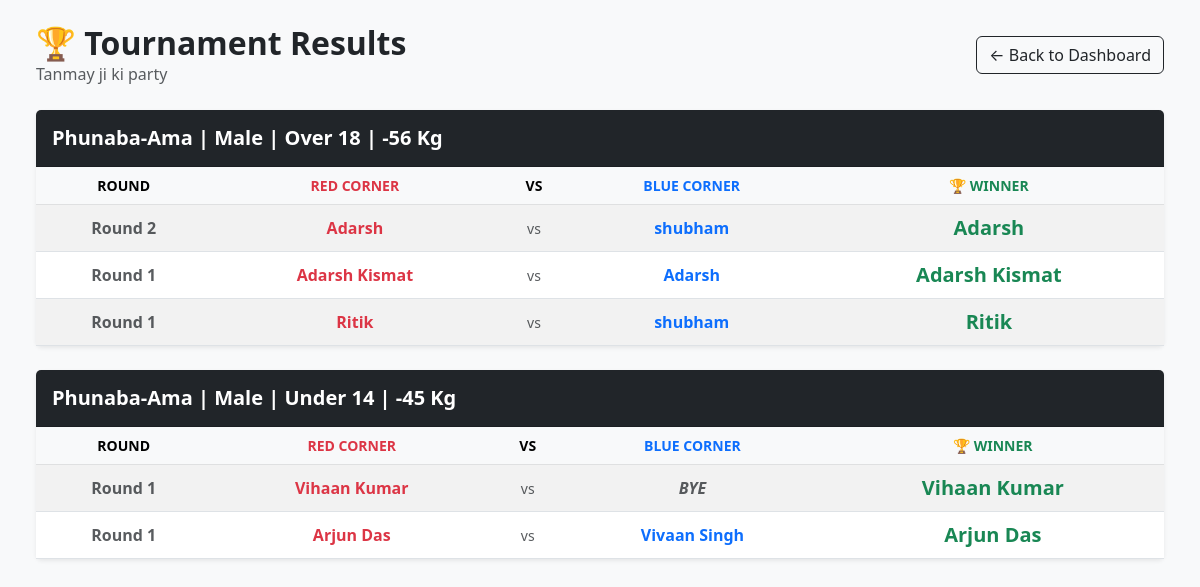
/tournaments/1/results/, run on an earlier commit of the app's database.
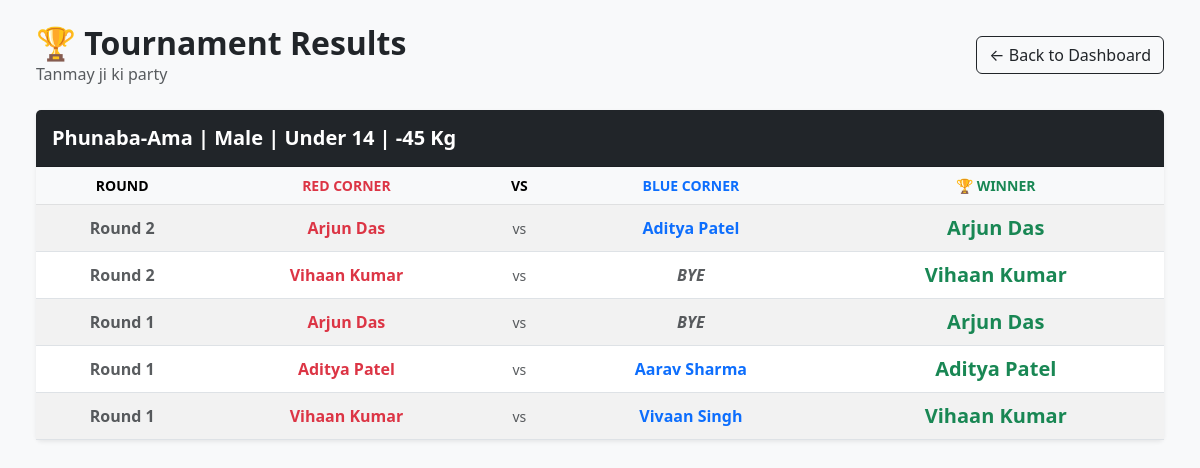
And on a later commit of the database.
### thangta/models.py (models this page shows, shortened)
class Match(models.Model):
    tournament = models.ForeignKey(Tournament, on_delete=models.CASCADE)
    event_type = models.CharField(max_length=50)
    age_category = models.CharField(max_length=3)
    weight_category = models.CharField(max_length=4)
    gender = models.CharField(max_length=10)
    is_active = models.BooleanField(default=False)
    is_completed = models.BooleanField(default=False)
    round_number = models.IntegerField(default=1)
    current_round = models.IntegerField(default=1) # Tracks Round 1, Round 2, or 3 (Tie Breaker)
    current_sub_round = models.IntegerField(default=1)
    match_sequence = models.IntegerField(help_text="Order of the match in this round")
    current_sub_round = models.IntegerField(default=1)
    active_scorers = models.ManyToManyField(CustomUser, blank=True, related_name='scoring_matches')
    ring_number = models.IntegerField(default=1)
    participant_red = models.ForeignKey(Participant, related_name='matches_as_red', on_delete=models.CASCADE)
    participant_blue = models.ForeignKey(Participant, related_name='matches_as_blue', on_delete=models.CASCADE, null=True, blank=True)
    winner = models.ForeignKey(Participant, related_name='matches_won', on_delete=models.SET_NULL, null=True, blank=True)
    round_1_red = models.IntegerField(default=0)
    round_1_blue = models.IntegerField(default=0)
    round_2_red = models.IntegerField(default=0)
    round_2_blue = models.IntegerField(default=0)
    round_3_red = models.IntegerField(default=0)
    round_3_blue = models.IntegerField(default=0)
    @property
    def age_display(self):
        age_map = {'U14': 'Under 14', 'U18': 'Under 18', 'O18': 'Over 18'}
        return age_map.get(self.age_category, self.age_category)
    @property
    def weight_display(self):
        if self.weight_category and "Kg" not in str(self.weight_category):
            return f"{self.weight_category} Kg"
        return self.weight_category
    @property
    def full_category_name(self):
        return f"{self.event_type} | {self.gender} | {self.age_display} | {self.weight_display}"

class Participant(models.Model):
    class GenderChoices(models.TextChoices):
        MALE = 'Male', 'Male'
        FEMALE = 'Female', 'Female'
    class EventTypeChoices(models.TextChoices):
        PHUNABA_AMA = 'Phunaba-Ama', 'Phunaba-Ama'
        PHUNABA_ANISHUBA = 'Phunaba-Anishuba', 'Phunaba-Anishuba'
    class AgeCategory(models.TextChoices):
        UNDER_14 = 'U14', 'Under 14'
        UNDER_18 = 'U18', 'Under 18'
        OVER_18 = 'O18', 'Over 18'
    class WeightCategory(models.TextChoices):
        MINUS_21 = '-21', '-21 Kg'
        MINUS_25 = '-25', '-25 Kg'
        MINUS_29 = '-29', '-29 Kg'
        MINUS_33 = '-33', '-33 Kg'
        MINUS_37 = '-37', '-37 Kg'
        MINUS_40 = '-40', '-40 Kg'
        MINUS_41 = '-41', '-41 Kg'
        MINUS_44 = '-44', '-44 Kg'
        MINUS_45 = '-45', '-45 Kg'
        MINUS_49 = '-49', '-49 Kg'
        MINUS_52 = '-52', '-52 Kg'
        MINUS_53 = '-53', '-53 Kg'
        MINUS_56 = '-56', '-56 Kg'
        MINUS_75 = '-75', '-75 Kg'
        PLUS_53 = '+53', '+53 Kg'
    tournament = models.ForeignKey(
        Tournament,
        on_delete=models.CASCADE,
        related_name='participants',
        null=True, blank=True
    )
    name = models.CharField(max_length=200, null=True, blank=True)
    actual_age = models.IntegerField(null=True, blank=True, help_text="Age in numbers")
    date_of_birth = models.DateField(null=True, blank=True) # Add this!
    age = models.IntegerField(default = 0)
    gender = models.CharField(max_length=10, choices=GenderChoices.choices, null=True, blank=True)
    contact = models.CharField(max_length=15, null=True, blank=True)
    district = models.CharField(max_length=100)
    district_code = models.CharField(max_length=20)
    event_type = models.CharField(max_length=50, choices=EventTypeChoices.choices, null=True, blank=True)
    age_category = models.CharField(
        max_length=3,
        choices=AgeCategory.choices,
        help_text="Select the participant's age group."
    )
    weight_category = models.CharField(
        max_length=4,
        choices=WeightCategory.choices,
        help_text="Select the participant's weight class."
    )

### thangta/views.py (the view)
# urls.py: path('tournaments/<int:tournament_id>/results/', tournament_results, name='tournament-results'),
def tournament_results(request, tournament_id):
    tournament = get_object_or_404(Tournament, id=tournament_id)
    completed_matches = Match.objects.filter(
        tournament=tournament,
        is_completed=True
    ).order_by('event_type', 'gender', 'age_category', 'weight_category', '-round_number')
    return render(request, 'tournament_results.html', {
        'tournament': tournament,
        'completed_matches': completed_matches
    })

### thangta/templates/tournament_results.html (shortened to what this page needs)
<!DOCTYPE html>
<html lang="en">
<head>
    <link href="https://cdn.jsdelivr.net/npm/bootstrap@5.3.0/dist/css/bootstrap.min.css" rel="stylesheet">
</head>
<body class="bg-light p-4">
<div class="container-fluid">
    <div class="d-flex justify-content-between align-items-center mb-4">
        <div>
            <h2 class="fw-bold m-0">🏆 Tournament Results</h2>
            <p class="text-muted m-0">{{ tournament.name }}</p>
        </div>
        <a href="{% url 'tournament-dashboard' %}" class="btn btn-outline-dark">← Back to Dashboard</a>
    </div>
    {% regroup completed_matches by full_category_name as category_list %}
    <div class="row">
        {% for category in category_list %}
        <div class="col-12 mb-4">
            <div class="card shadow-sm border-0">
                <div class="card-header bg-dark text-white py-3">
                    <h5 class="m-0 fw-bold">{{ category.grouper }}</h5>
                </div>
                <div class="card-body p-0 table-responsive">
                    <table class="table table-hover table-striped m-0 align-middle text-center">
                        <thead class="table-light">
                            <tr>
                                <th class="small">ROUND</th>
                                <th class="small text-danger">RED CORNER</th>
                                <th class="small">VS</th>
                                <th class="small text-primary">BLUE CORNER</th>
                                <th class="small text-success">🏆 WINNER</th>
                            </tr>
                        </thead>
                        <tbody>
                            {% for match in category.list %}
                            <tr>
                                <td class="fw-bold text-muted">Round {{ match.round_number }}</td>
                                <td class="fw-bold text-danger">{{ match.participant_red.name }}</td>
                                <td class="text-muted small">vs</td>
                                {% if match.participant_blue %}
                                    <td class="fw-bold text-primary">{{ match.participant_blue.name }}</td>
                                {% else %}
                                    <td class="fw-bold text-muted fst-italic">BYE</td>
                                {% endif %}
                                <td class="fw-bold text-success fs-5">
                                    {{ match.winner.name }}
                                </td>
                            </tr>
                            {% endfor %}
                        </tbody>
                    </table>
                </div>
            </div>
        </div>
        {% endfor %}
    </div>
</div>
</body>
</html>

What changed in the data, as far as the page shows it:
removed Match: round_number "2", participant_red.name "Adarsh", participant_blue.name "shubham", winner.name "Adarsh", shown under "Phunaba-Ama | Male | Over 18 | -56 Kg"
removed Match: round_number "1", participant_red.name "Adarsh Kismat", participant_blue.name "Adarsh", winner.name "Adarsh Kismat", shown under "Phunaba-Ama | Male | Over 18 | -56 Kg"
removed Match: round_number "1", participant_red.name "Ritik", participant_blue.name "shubham", winner.name "Ritik", shown under "Phunaba-Ama | Male | Over 18 | -56 Kg"
removed Match: round_number "1", participant_red.name "Vihaan Kumar", shows "BYE", winner.name "Vihaan Kumar", shown under "Phunaba-Ama | Male | Under 14 | -45 Kg"
removed Match: round_number "1", participant_red.name "Arjun Das", participant_blue.name "Vivaan Singh", winner.name "Arjun Das", shown under "Phunaba-Ama | Male | Under 14 | -45 Kg"
added Match: round_number "2", participant_red.name "Arjun Das", participant_blue.name "Aditya Patel", winner.name "Arjun Das", shown under "Phunaba-Ama | Male | Under 14 | -45 Kg"
added Match: round_number "2", participant_red.name "Vihaan Kumar", shows "BYE", winner.name "Vihaan Kumar", shown under "Phunaba-Ama | Male | Under 14 | -45 Kg"
added Match: round_number "1", participant_red.name "Arjun Das", shows "BYE", winner.name "Arjun Das", shown under "Phunaba-Ama | Male | Under 14 | -45 Kg"
added Match: round_number "1", participant_red.name "Aditya Patel", participant_blue.name "Aarav Sharma", winner.name "Aditya Patel", shown under "Phunaba-Ama | Male | Under 14 | -45 Kg"
added Match: round_number "1", participant_red.name "Vihaan Kumar", participant_blue.name "Vivaan Singh", winner.name "Vihaan Kumar", shown under "Phunaba-Ama | Male | Under 14 | -45 Kg"
Also different on the page:
list line gone: "Phunaba-Ama | Male | Over 18 | -56 Kg ROUND RED CORNER VS BLUE CORNER 🏆 WINNER"
